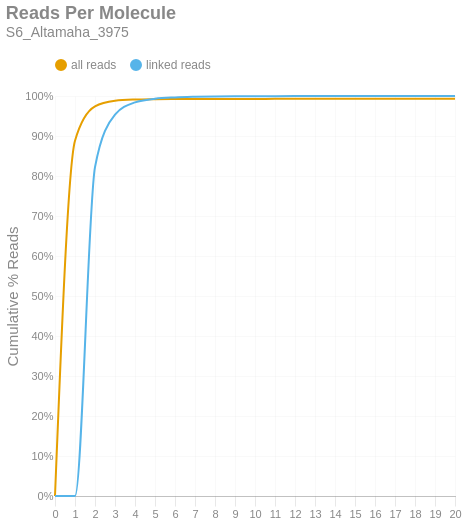

Notebook code cell kept with this figure:
### Markdown cell above
### Reads per Molecule
This chart shows the cumulative distribution of the number of reads per linked molecule. That is, how many alignments are associated with a unique molecule. This excludes the number of reads associated with invalid or absent linked-read barcodes. The `linked` histogram is the percentages recalculated when disregarding singletons.

### Code cell
if SKIPLR:
    print_html(f"Skipped")
else:
    counts = np.bincount(valids['reads'].cast(pl.Int64).to_numpy())
    weighted = counts * np.arange(len(counts))
    all_perc = weighted / n_reads
    linked_perc = weighted / n_linked_reads
    linked_perc[1] = 0
    binned_df = pl.DataFrame({
        'readsper': list(range(len(counts))),
        'all reads (cumsum)': np.cumsum(all_perc).tolist(),
        'linked reads (cumsum)': np.cumsum(linked_perc).tolist(),
    })

    with SafeRender(binned_df):
        (
            density_plot(binned_df, 'Reads Per Molecule', samplename, 'readspmol')
            .encode(
                x=alt.X('readsper:O', title=None).axis(labelAngle=0).scale(padding=0),
                y=alt.Y('value:Q', title='Cumulative % Reads').axis(format='%').stack(False),
                color=alt.Color("key:N").scale(domain=["all reads", "linked reads"]),
                tooltip=[
                    alt.Tooltip("key:N", title="Data Type"),
                    alt.Tooltip("readsper:O", title="Reads Per Molecule"),
                    alt.Tooltip("value:Q", format=".2%", title="% Reads (Cum.)")
                ]            
            )
        ).display()

### Figure 1 — Vega-Lite specification as saved in the notebook (floating-point values rounded to 4 significant figures)
{"width": "container", "height": 400, "config": {"title": {"anchor": "start", "dy": -15, "fontSize": 18, "color": "#888888", "subtitleColor": "#888888", "subtitleFontSize": 14}, "arc": {"fill": "#0072B2"}, "axis": {"domainColor": "#888888", "domainWidth": 0.5, "gridWidth": 0.2, "grid": false, "titleFontWeight": 400, "titleFontSize": 15, "labelFontSize": 11, "labelColor": "#888888", "tickColor": "#888888", "tickWidth": 0.2, "titleColor": "#888888"}, "axisBand": {"grid": false}, "axisX": {"grid": true, "tickSize": 10, "domainCap": "round"}, "axisY": {"domain": false, "grid": true, "tickSize": 0, "domainCap": "round"}, "background": "transparent", "header": {"labelFontSize": 15, "labelColor": "#888888", "titleFontSize": 15, "titleFontWeight": 600, "titleColor": "#888888"}, "legend": {"labelFont": "sans-serif", "labelFontSize": 12, "labelColor": "#888888", "symbolSize": 100, "symbolType": "circle", "titleFontSize": 12, "titlePadding": 10, "titleColor": "#888888", "title": null, "orient": "top"}, "range": {"category": ["#E69F00", "#56B4E9", "#009E73", "#F0E442", "#0072B2", "#D55E00", "#CC79A7", "#000000"], "diverging": ["#cfe8f3", "#a2d4ec", "#73bfe2", "#46abdb", "#1696d2", "#12719e"]}, "area": {"fill": "#0072B2", "fillOpacity": 0.7, "line": true, "strokeOpacity": 0.7}, "line": {"color": "#0072B2", "stroke": "#0072B2", "strokeWidth": 2}, "trail": {"color": "#0072B2", "stroke": "#0072B2", "strokeWidth": 0, "size": 1}, "point": {"filled": true, "fillOpacity": 1.0, "size": 95}, "text": {"color": "#888888", "fontSize": 11, "align": "right", "fontWeight": 400, "size": 11}, "bar": {"fill": "#0072B2", "stroke": null}, "view": {"stroke": null, "continuousWidth": 660, "continuousHeight": 400}}, "data": {"name": "data-901a173626653273b79697f78ff2a8f4"}, "mark": {"type": "line", "interpolate": "monotone", "point": {"opacity": 0, "size": 275}}, "encoding": {"color": {"field": "key", "scale": {"domain": ["all reads", "linked reads"]}, "type": "nominal"}, "tooltip": [{"field": "key", "title": "Data Type", "type": "nominal"}, {"field": "readsper", "title": "Reads Per Molecule", "type": "ordinal"}, {"field": "value", "format": ".2%", "title": "% Reads (Cum.)", "type": "quantitative"}], "x": {"axis": {"labelAngle": 0}, "field": "readsper", "scale": {"padding": 0}, "title": null, "type": "ordinal"}, "y": {"axis": {"format": "%"}, "field": "value", "stack": false, "title": "Cumulative % Reads", "type": "quantitative"}}, "params": [{"name": "param_c36ac31b6afebe62", "select": {"type": "point", "fields": ["key"]}, "bind": "legend"}], "title": {"text": "Reads Per Molecule", "subtitle": "S6_Altamaha_3975"}, "transform": [{"fold": ["all reads (cumsum)", "linked reads (cumsum)"]}, {"calculate": "replace(datum.key, ' (cumsum)', '')", "as": "key"}, {"filter": {"param": "param_c36ac31b6afebe62"}}], "usermeta": {"embedOptions": {"downloadFileName": "S6_Altamaha_3975.readspmol"}}, "$schema": "https://vega.github.io/schema/vega-lite/v6.1.0.json", "datasets": {"data-901a173626653273b79697f78ff2a8f4": [{"readsper": 0, "all reads (cumsum)": 0.0, "linked reads (cumsum)": 0.0}, {"readsper": 1, "all reads (cumsum)": 0.8883, "linked reads (cumsum)": 0.0}, {"readsper": 2, "all reads (cumsum)": 0.9743, "linked reads (cumsum)": 0.8223}, {"readsper": 3, "all reads (cumsum)": 0.988, "linked reads (cumsum)": 0.9535}, {"readsper": 4, "all reads (cumsum)": 0.9912, "linked reads (cumsum)": 0.9841}, {"readsper": 5, "all reads (cumsum)": 0.9921, "linked reads (cumsum)": 0.9932}, {"readsper": 6, "all reads (cumsum)": 0.9925, "linked reads (cumsum)": 0.9965}, {"readsper": 7, "all reads (cumsum)": 0.9926, "linked reads (cumsum)": 0.9981}, {"readsper": 8, "all reads (cumsum)": 0.9927, "linked reads (cumsum)": 0.999}, {"readsper": 9, "all reads (cumsum)": 0.9928, "linked reads (cumsum)": 0.9994}, {"readsper": 10, "all reads (cumsum)": 0.9928, "linked reads (cumsum)": 0.9995}, {"readsper": 11, "all reads (cumsum)": 0.9928, "linked reads (cumsum)": 0.9997}, {"readsper": 12, "all reads (cumsum)": 0.9928, "linked reads (cumsum)": 0.9997}, {"readsper": 13, "all reads (cumsum)": 0.9928, "linked reads (cumsum)": 0.9998}, {"readsper": 14, "all reads (cumsum)": 0.9928, "linked reads (cumsum)": 0.9999}, {"readsper": 15, "all reads (cumsum)": 0.9928, "linked reads (cumsum)": 0.9999}, {"readsper": 16, "all reads (cumsum)": 0.9928, "linked reads (cumsum)": 0.9999}, {"readsper": 17, "all reads (cumsum)": 0.9928, "linked reads (cumsum)": 1.0}, {"readsper": 18, "all reads (cumsum)": 0.9928, "linked reads (cumsum)": 1.0}, {"readsper": 19, "all reads (cumsum)": 0.9928, "linked reads (cumsum)": 1.0}, {"readsper": 20, "all reads (cumsum)": 0.9928, "linked reads (cumsum)": 1.0}]}}
